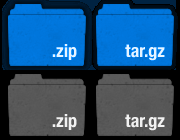
//> input picture images/sprite_download.png, 180 x 140 px
$ ./get_image images/sprite_download.png images/sprite_download.png   (built with g++ and OpenCV 4)
//> lines starting //> are read from the running program, lines starting //| are printed output that depends on the picture
### header.h
/* Original code by: Shashank Kulkarni and Aditya Buddhavarapu. Please share and re-share this code. And give due credits
wherever possible. Thank you! You are awesome!
*/

#ifndef HEADER_H_
#define HEADER_H_
#endif

// Standard Includes

#include <stdio.h>
#include <iostream>
#include <fstream>				// In case, you also want to log data

// OpenCV Includes

#include <cv.h>
#include <highgui.h>			// If using Eclipse, try <opencv/cv.h>, <opencv/highgui.h> etc.

// Other Includes

#include <math.h>
#include <string.h>
#include <stddef.h>

### find_border.cc
/* Original code by: Shashank Kulkarni and Aditya Buddhavarapu. Please share and re-share this code. And give due credits
wherever possible. Thank you! You are awesome!
*/

#include "header.h"

/* This function return cosine of the angle formed by 3 points - 'pt1' -- 'pt0' -- 'pt2' with 'pt0' being the middle point. Simple trigonometry is used for the angle calculation.
*/
double angle( CvPoint* pt1, CvPoint* pt2, CvPoint* pt0 )
{
	double dx1 = pt1->x - pt0->x;
	double dy1 = pt1->y - pt0->y;
	double dx2 = pt2->x - pt0->x;
	double dy2 = pt2->y - pt0->y;
	return (dx1*dx2 + dy1*dy2)/sqrt((dx1*dx1 + dy1*dy1)*(dx2*dx2 + dy2*dy2) + 1e-10);
}

// This functions detects and stores all rectangles and trapezia in the image

CvSeq* findSquares4( IplImage* img, CvMemStorage* storage )
{
	// All the declarations start now
	CvSeq* contours;
	int i, c, l, N = 11, thresh=50, s=0, sloperet=0;
	IplImage* timg = cvCloneImage( img );						// Make a copy of input image
	IplImage* gray = cvCreateImage( cvGetSize(img), 8, 1 );
	IplImage* pyr = cvCreateImage( cvSize((img->width)/2, (img->height/2)), 8, 1 );
	IplImage* puch = NULL;
	CvSeq* result;
	CvPoint *pp1 = NULL,*pp2 = NULL,*pp3 = NULL,*pp4 = NULL;
	double s2=0,t=0,sl=0,ht=0;
	double area=0,p=0,metric=0,len1=0,len2=0;
	// End of declarations

	// Create empty sequence that will contain points - 4 points per square (the square's vertices)
	CvSeq* squares = cvCreateSeq( 0, sizeof(CvSeq), sizeof(CvPoint), storage );

	// Select the entire image as ROI now
	cvSetImageROI( timg, cvRect( 0, 0, img->width, img->height ));

	// Down-scale and up-scale the image to filter out the noise
	cvPyrDown( timg, pyr, 7 );
	cvPyrUp( pyr, timg, 7 );

	// Since, we are using a grayscale image, we don't need to loop through 3 channels - hence the terminating condition 'c<1'
	for( c = 0; c < 1; c++ )
		{
		// If you are using a color image, put the channel extraction code here

		// try several threshold levels
		for( l = 1; l < N; l++ )
			{
			// Hack: use Canny instead of zero threshold level. Canny helps to catch squares with gradient shading
			if( l == 0 )
			{
			// Apply Canny. Take the upper threshold from slider and set the lower to 0 (which forces edges merging)
			//cvCanny( tgray, gray, 0, thresh, 5 );
			// Dilate canny output to remove potential holes between edge segments
			//cvDilate( gray, gray, 0, 1 );
			// We did not need to apply Canny as threshold for our images was in the range 70-110. You can try ignoring it too!
			}
			else
			{
			// Apply threshold if l!=0:
			cvThreshold( timg, gray, (l+1)*255/N, 255, CV_THRESH_BINARY );
			}

			// Find contours and store them all as a list
			cvFindContours( gray, storage, &contours, sizeof(CvContour),CV_RETR_LIST, CV_CHAIN_APPROX_SIMPLE );
			puch = cvCreateImage(cvGetSize(gray),gray->depth,3);

			// Loop through each contour
			while( contours )
				{
				// approximate contour with accuracy proportional to the contour perimeter
				result = cvApproxPoly( contours, sizeof(CvContour), storage,
				CV_POLY_APPROX_DP, cvContourPerimeter(contours)*0.02, 0 );
				// Square contours should have 4 vertices after approximation, a relatively large area (to filter out noisy contours) and be convex.
				// Note: Absolute value of an area is used because Area may be positive or negative - in accordance with the contour orientation
				area = fabs(cvContourArea(contours,CV_WHOLE_SEQ));
				p = fabs(cvArcLength(contours,CV_WHOLE_SEQ,-1));
				metric = 16*area/(p*p);
				if( result->total == 4 && cvCheckContourConvexity(result) && area>100 )
					{
					s = 0;
					s2 = 0;

					for( i = 0; i < 5; i++ )
						{
						// Find compare angle between joint edges (comparison of cosines)
							if( i >= 2 )
								{
								t= fabs(angle((CvPoint*)cvGetSeqElem( result, i),(CvPoint*)cvGetSeqElem( result, i-2),(CvPoint*)cvGetSeqElem( result, i-1)));
								s2 = s2 > t ? s2 : t; // Consistently update s2 with the maximum value of cosines

								len1 = length((CvPoint*)cvGetSeqElem( result, i),(CvPoint*)cvGetSeqElem( result, i-1));
								len2 = length((CvPoint*)cvGetSeqElem( result, i-1),(CvPoint*)cvGetSeqElem( result, i-2));

								if (inbetween(len1*len2,area,0.1) == 1) // Area criterion - checking if product of adjacent sides ~ Area of contour
									{
									++s;
									//printf("s value %d\n",s);
									}
								}
						}

					// If cosines of all angles are small (all angles are ~90 degree) and area criterion is also satisfied for 3 pairs of sides then write quandrange vertices to resultant sequence
					if( s == 3 && s2<0.1 )
						{
						for( i = 0; i < 4; i++ )
							cvSeqPush( squares,	(CvPoint*)cvGetSeqElem( result, i));
						}

					else
						{
							pp1 = (CvPoint*)cvGetSeqElem( result, 0);
							pp2 = (CvPoint*)cvGetSeqElem( result, 1);
							pp3 = (CvPoint*)cvGetSeqElem( result, 2);
							pp4 = (CvPoint*)cvGetSeqElem( result, 3);
							sloperet = findparallel(pp1,pp2,pp3,pp4); // This function can be found in "allied.cc" and gives information about the parallel pair of sides.

							if(sloperet == 1)
							{
							sl = slope(pp1,pp2);
							ht = fabs(((pp3->y - pp1->y)-(sl*(pp3->x - pp1->x)))/sqrt((sl*sl) + 1));
							if (inbetween(0.5*(length(pp1,pp2) + length(pp3,pp4))*ht,area,0.5) == 1) // This is checking for trapezium - if the marker is seen at an angle, the rectangle will look like a trapezium
								{
								cvSeqPush( squares,pp1);
								cvSeqPush( squares,pp2);
								cvSeqPush( squares,pp3);
								cvSeqPush( squares,pp4);
								}
							}

							else if(sloperet == 2)
								{
								sl = slope(pp1,pp3);
								ht = fabs(((pp4->y - pp1->y)-(sl*(pp4->x - pp1->x)))/sqrt((sl*sl) + 1));
								if (inbetween(0.5*(length(pp1,pp3) + length(pp2,pp4))*ht,area,0.2) == 1)
									{
									cvSeqPush( squares,pp1);
									cvSeqPush( squares,pp2);
									cvSeqPush( squares,pp3);
									cvSeqPush( squares,pp4);
									}
								}
							else if(sloperet == 3)
								{
								sl = slope(pp1,pp4);
								ht = fabs(((pp4->y - pp3->y)-(sl*(pp4->x - pp3->x)))/sqrt((sl*sl) + 1));
								if (inbetween(0.5*(length(pp1,pp4) + length(pp2,pp3))*ht,area,0.5) == 1)
									{
									cvSeqPush( squares,pp1);
									cvSeqPush( squares,pp2);
									cvSeqPush( squares,pp3);
									cvSeqPush( squares,pp4);
									}
								}
						}
					}
				contours = contours->h_next;
				}
			}
		}

	// Clean up!
	cvReleaseImage( &gray );
	cvReleaseImage( &pyr );
	cvReleaseImage( &timg );
	cvReleaseImage( &puch );
	return squares;
}


// The function draws all the squares in the image

// [41 lines left out: function drawSquares, not called in this run]

### allied.cc
/* Original code by: Shashank Kulkarni and Aditya Buddhavarapu. Please share and re-share this code. And give due credits
wherever possible. Thank you! You are awesome!
*/

#include "header.h"

/* The following function returns the number of members at a particular level in a sequence stored as a tree.
   The parameter 'contour' is assumed to be the first node in that particular level from the left. For instance:
   1-2
   |
   3-4-5
     | |
     6 7

   The 'contour' should point to 1,3 and 6/7 for first, second and third level respectively.
*/

// [17 lines left out: function samelevel, not called in this run]

// The following function returns the length of the line segment joining 2 points 'pt1' and 'pt0'

double length( CvPoint* pt1, CvPoint* pt0)
{
	double dx1 = pt1->x - pt0->x;
	double dy1 = pt1->y - pt0->y;

    return sqrt(dx1*dx1 + dy1*dy1);
}

// The following  function checks if the value 'inner' lies in a range of values determined by 'outer' and 'range' parameters

int inbetween(double outer, double inner, double range)
{
	if(inner > (1-range)*outer && inner < (1+range)*outer)
		return 1;
	else
		return 0;
}

// The following function returns the slope of the line segment joining 2 points 'pt1' and 'pt2'

double slope(CvPoint* pt1,CvPoint* pt2)
{
	double sl = (double)(pt2->y - pt1->y)/(pt2->x - pt1->x);
	//printf("Requested slope-> %f\n",sl);
	return sl;
}

// The following function finds out the 2 pairs of points for which the lines joining the paired points are parallel

int findparallel(CvPoint* pt1,CvPoint* pt2,CvPoint* pt3,CvPoint* pt4)
{
	double range  = 0.1;
	if( inbetween(slope(pt1,pt2)/length(pt1,pt2),slope(pt3,pt4)/length(pt3,pt4),range))
		return 1;
	else if( inbetween(slope(pt1,pt3)/length(pt1,pt3),slope(pt2,pt4)/length(pt2,pt4),range))
		return 2;
	else if( inbetween(slope(pt1,pt4)/length(pt1,pt4),slope(pt2,pt3)/length(pt2,pt3),range))
		return 3;
	else
		return 0;
}

// The following function reads the text file named "calibrate.txt" and generates matrices that hold various paramters obtained for calibration purposes. The matrices it populates are passed as parameters

// [45 lines left out: functions gen_calibdata, get_rows, not called in this run]

### get_image.cpp
/* Original code by: Shashank Kulkarni and Aditya Buddhavarapu. Please share and re-share this code. And give due credits
wherever possible. Thank you! You are awesome!
*/

/* While executing, pass the name of the image as the first argument and the number of peripheral circles in the marker as the second argument. This file will take the image as input, try to detect the marker and report the circle parameters if the marker is detected and print "circles not found" on the console if the marker is not found.
*/

#include "header.h"
#include "find_identifier.cc"
#include "find_border.cc"
#include "makeroi.cc"

int main(int argc, char **argv)
{
	CvMemStorage* storage = cvCreateMemStorage(0);
	IplImage *img0=NULL, *img = NULL;
	int periphery = 0; // Keeps track of the number of periphery circles found by the circle identifying function
	bool brk = false;
	int pc = (int)argv[2][0] - 48 ;

	img0=cvLoadImage(argv[1],CV_LOAD_IMAGE_GRAYSCALE);
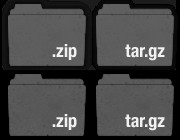
//> img0: 140 rows x 180 cols, CV_8UC1; min 0, max 241, mean 70.2
	cvNamedWindow("original image",CV_WINDOW_AUTOSIZE);
	cvShowImage("original image",img0);
	cvWaitKey(0); 					// // Display the image before starting the processing - press a key to continue

	img=cvCloneImage(img0);			// Make a copy of the image

	CvSeq* val = findSquares4(img,storage );	// This function exists in the file "find_border.cc" - it returns a sequence containing sets of 4 points that form rectangles or trapezia - which narrows down the search for the identifier circles
//> in findSquares4, `CvSeq* squares = cvCreateSeq( 0, sizeof(CvSeq), sizeof(CvPoint), stora..`: squares = 0 items
//> in findSquares4, `cvPyrDown( timg, pyr, 7 );`:
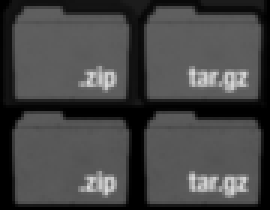
//> pyr: 70 rows x 90 cols, CV_8UC1 (shown 3 times larger); min 0, max 216, mean 70.2
//> in findSquares4, `cvPyrUp( pyr, timg, 7 );`:
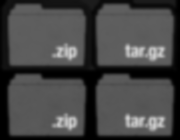
//> timg: 140 rows x 180 cols, CV_8UC1; min 0, max 203, mean 70.2
//> the loop in findSquares4, `for( c = 0; c < 1; c++ )` made 1 pass
//> (area, p, metric, s, s2, t) on pass 1: (2, 6, 0.889, 2, 0.0377, 0.0377)
//> after the loop in findSquares4, `for( c = 0; c < 1; c++ )`: gray: 140 rows x 180 cols, CV_8UC1; every value is 0
//> after the loop in findSquares4, `for( c = 0; c < 1; c++ )`: puch: 140 rows x 180 cols, CV_8UC3; every value is 0
//> after the loop in findSquares4, `for( c = 0; c < 1; c++ )`: contours = 0 contours; result = 1 contour, all with area under 20; area = 2; p = 6; metric = 0.889; s = 2; s2 = 0.0377
//> val = 0 items

	for(int index=0;index<val->total ; index += 4)
	{
		CvRect myroi = makeROI(val,index);		// This function exists in the file "makeroi.cc" - it returns a CvRect structure that contains data required to describe the region of interest for various functions
		periphery = findcircles(img,storage,myroi,pc);// This function exists in "find_identifier.cc" - it returns the number of peripheral circles found in the region of interest specified in the arguments
		if(periphery >= pc)						// This is the breaking condition - indicating that marker has been found
			{
			printf("circles found\n");
			brk = true;
			break;
			}
	}
//> this loop made 0 passes
	if(!brk)									// This is the case when the marker has not been detected
		printf("\ncircles not found\n");

	cvReleaseImage(&img0);
	cvReleaseImage(&img);
	cvClearMemStorage( storage );
	cvReleaseMemStorage( &storage );
	return 0;
}
